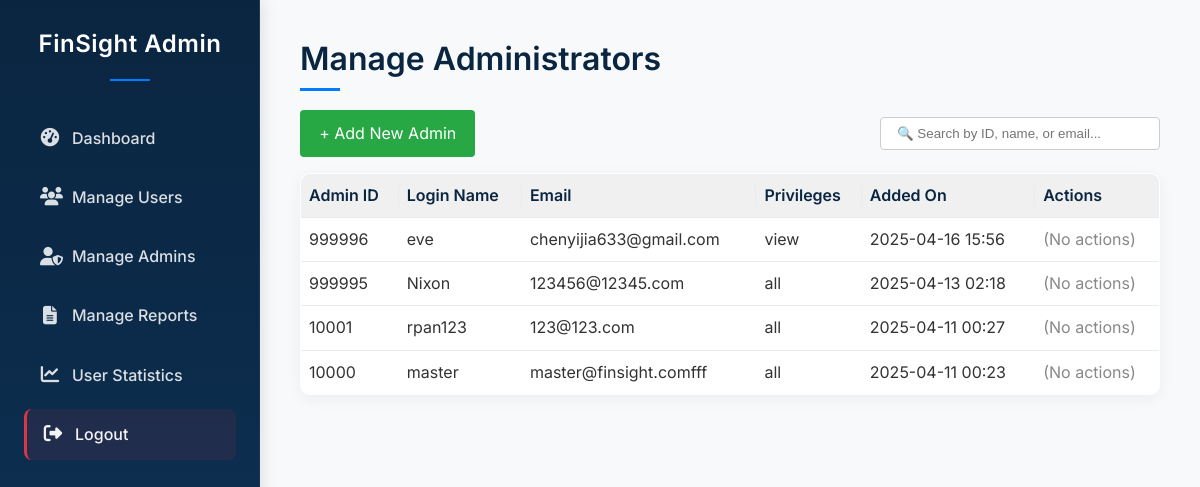
The app's page /admin_manage_admins.php (signed in) with its own data.
### tables this page shows
CREATE TABLE `admin_file` (
  `Admin_ID` int(11) NOT NULL,
  `Admin_Login_Name` varchar(50) NOT NULL,
  `Password` varchar(256) NOT NULL,
  `Email` varchar(200) DEFAULT NULL,
  `Add_Time` datetime NOT NULL,
  `Privileges` varchar(200) DEFAULT NULL,
  `Roles` varchar(200) DEFAULT NULL,
  `Change_Timestamp` datetime DEFAULT NULL,
  `Referral_Admin_ID` int(11) DEFAULT NULL
);

### admin_manage_admins.php (the view, shortened to what this page needs)
<?php
require_once 'admin_header.php';
require_once 'admin_db_connect.php';
$admins = [];
$sql = "SELECT Admin_ID, Admin_Login_Name, Email, Privileges, Add_Time FROM admin_file ORDER BY Add_Time DESC";
$result = $conn->query($sql);
if ($result && $result->num_rows > 0) {
    while ($row = $result->fetch_assoc()) {
        $admins[] = $row;
    }
} elseif (!$result) {
    $message = "Error fetching admins: " . $conn->error;
    $message_type = 'error';
}
$current_admin_id = $_SESSION['admin_id'];
$current_privileges = null;
foreach ($admins as $a) {
    if ($a['Admin_ID'] == $current_admin_id) {
        $current_privileges = $a['Privileges'];
        break;
    }
}
?>
<h1>Manage Administrators</h1>
<div style="display: flex; justify-content: space-between; align-items: center; margin-bottom: 1rem;">
  <a href="add_admin.php" style="background-color: #28a745; color: white; padding: 0.6rem 1.2rem; text-decoration: none; border-radius: 4px;">+ Add New Admin</a>
  <input type="text" id="adminSearch" placeholder="🔍 Search by ID, name, or email..." style="padding: 0.5rem 1rem; border-radius: 4px; border: 1px solid #ccc; width: 280px;">
</div>
<table style="width:100%; border-collapse: collapse;">
    <thead>
        <tr style="background-color:#f0f0f0;">
            <th style="padding: 0.5rem; text-align:left;">Admin ID</th>
            <th style="padding: 0.5rem; text-align:left;">Login Name</th>
            <th style="padding: 0.5rem; text-align:left;">Email</th>
            <th style="padding: 0.5rem; text-align:left;">Privileges</th>
            <th style="padding: 0.5rem; text-align:left;">Added On</th>
            <th style="padding: 0.5rem; text-align:left;">Actions</th>
        </tr>
    </thead>
    <tbody>
        <?php if (!empty($admins)): ?>
            <?php foreach ($admins as $admin): ?>
                <tr style="border-bottom: 1px solid #ddd;">
                    <td style="padding: 0.5rem;"><?php echo htmlspecialchars($admin['Admin_ID']); ?></td>
                    <td style="padding: 0.5rem;"><?php echo htmlspecialchars($admin['Admin_Login_Name']); ?></td>
                    <td style="padding: 0.5rem;"><?php echo htmlspecialchars($admin['Email']); ?></td>
                    <td style="padding: 0.5rem;"><?php echo htmlspecialchars($admin['Privileges']); ?></td>
                    <td style="padding: 0.5rem;"><?php echo date('Y-m-d H:i', strtotime($admin['Add_Time'])); ?></td>
                    <td style="padding: 0.5rem;">
                    <?php
                    if ($current_privileges === 'all') {
                        if ($admin['Admin_ID'] == $current_admin_id) {
                            echo '<a href="admin_edit_admin_profile.php" class="edit-btn" style="margin-right:0.5rem;">Edit My Profile</a>';
                        } else {
                            echo '<a href="admin_edit_other_admin.php?id=' . $admin['Admin_ID'] . '" class="edit-btn" style="margin-right:0.5rem;">Edit</a>';
                        }
                    } elseif ($current_privileges === 'edit') {
                        if ($admin['Admin_ID'] == $current_admin_id) {
                            echo '<a href="admin_edit_admin_profile.php" class="edit-btn" style="margin-right:0.5rem;">Edit My Profile</a>';
                        } else {
                            echo '<span style="color:#888;">(No actions)</span>';
                        }
                    } else {
                        echo '<span style="color:#888;">(No actions)</span>';
                    }
                    ?>
                    </td>
                </tr>
            <?php endforeach; ?>
        <?php else: ?>
            <tr>
                <td colspan="6" style="padding: 0.5rem;">No administrators found.</td>
            </tr>
        <?php endif; ?>
    </tbody>
</table>
<?php require_once 'admin_footer.php'; ?>

### admin_style.css (style rules this page uses)
* { margin: 0; padding: 0; box-sizing: border-box; }
body { font-family: 'Inter', "Segoe UI", Tahoma, Geneva, Verdana, sans-serif; color: #333; background-color: #f8f9fa; display: flex; flex-direction: column; min-height: 100vh; -webkit-font-smoothing: antialiased; -moz-osx-font-smoothing: grayscale; line-height: 1.7; }
.admin-content h1, .admin-content h2 { color: #0A2540; margin-bottom: 1.5rem; font-weight: 600; position: relative; display: inline-block; }
.admin-content h1::after, .admin-content h2::after { content: ''; position: absolute; left: 0; bottom: -5px; width: 40px; height: 3px; background-color: #007bff; }
table { width: 100%; border-collapse: separate; border-spacing: 0; margin-bottom: 1.5rem; background-color: #fff; box-shadow: 0 4px 15px rgba(0, 0, 0, 0.05); border-radius: 10px; overflow: hidden; border: 1px solid #E9ECEF; }
table thead { background: linear-gradient(90deg, #F8F9FA 0%, #f2f5fa 100%); }
table th, table td { padding: 1rem; text-align: left; border-bottom: 1px solid #E9ECEF; }
table th { font-weight: 600; color: #0A2540; position: relative; }
table th::after { content: ''; position: absolute; right: 0; top: 50%; transform: translateY(-50%); height: 50%; width: 1px; background-color: #E9ECEF; }
table th:last-child::after { display: none; }
table tbody tr { transition: all 0.2s ease; }
table tbody tr:last-child td { border-bottom: none; }

### records on screen
admin_file: Admin_ID "999996", Admin_Login_Name "eve", Email "chenyijia633@gmail.com", Privileges "view", Add_Time "2025-04-16 15:56", shows "(No actions)"
admin_file: Admin_ID "999995", Admin_Login_Name "Nixon", Email "123456@12345.com", Privileges "all", Add_Time "2025-04-13 02:18"
admin_file: Admin_ID "10001", Admin_Login_Name "rpan123", Email "123@123.com", Privileges "all", Add_Time "2025-04-11 00:27"
admin_file: Admin_ID "10000", Admin_Login_Name "master", Email "master@finsight.comfff", Privileges "all", Add_Time "2025-04-11 00:23"
